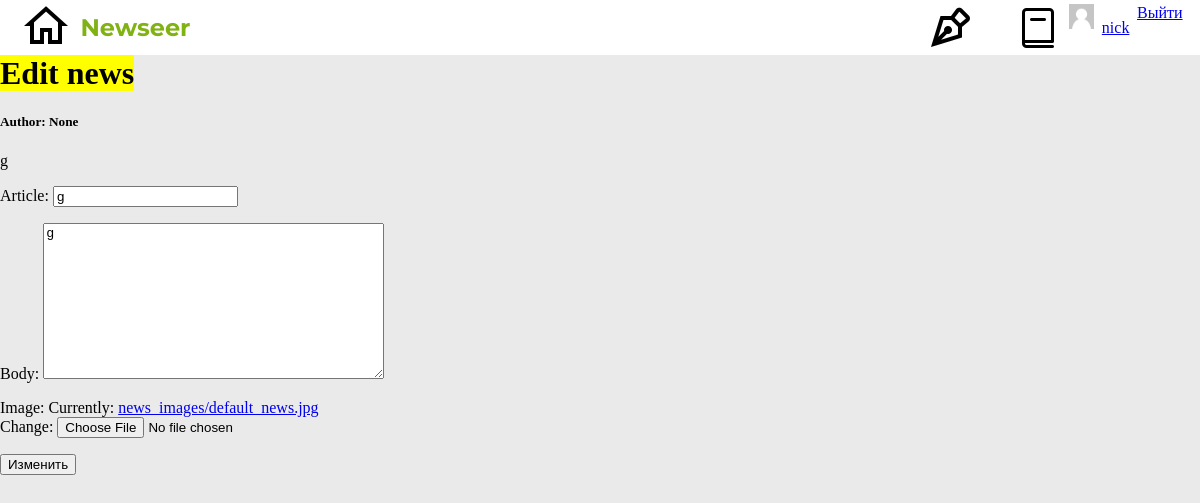
Page /news/edit/20/ (signed in) on the committed database.
### news/models.py (models this page shows, shortened)
class News(models.Model):
    author = models.ForeignKey(User, null=True, on_delete=models.SET_NULL)
    article = models.CharField(max_length=100)
    body = models.TextField(blank=False, null=False)
    commentary = models.ManyToManyField(Commentaries)
    likes = models.ManyToManyField(Likes)
    image = models.ImageField(upload_to='news_images/', default='news_images/default_news.jpg')
    image_thumbnail = models.ImageField(upload_to='news_images/', null=True, blank=True)

### news/views.py (the view)
# urls.py: path('news/edit/<int:pk>/', edit_view),
@login_required
@permission_required('user.is_staff')
def edit_view(request, pk):
    try:
        obj = News.objects.get(id=pk)
    except News.DoesNotExist:
        raise Http404
    if request.method == 'POST':
        form = NewsModelForm(request.POST, instance = obj)
        if form.is_valid():
            edited_obj = form.save(commit=False)
            edited_obj.save()
    else:
        form = NewsModelForm(instance=obj)
    return render(request, 'edit_news_form.html', {'single_object' : obj, 'form': form})

### news/forms.py (shortened to what this page needs)
class NewsModelForm(forms.ModelForm):
    class Meta:
        model = News
        fields = [
            'article',
            'body',
            'image',
        ]

### templates/edit_news_form.html (shortened to what this page needs)
{% extends 'base.html' %}
{% block content %}
    <div class="forms_wrapper">
        <h1>
            <mark>Edit news</mark>
        </h1>
        <h5>Author: {{ single_object.author }}</h5>
        {% include 'news/detail_snippet.html' with single_object=single_object %}
        <form action="" method="post">
            {{ form.as_p }}
            <input type="submit" value='Изменить'>
        </form>
    </div>
{% endblock %}

### templates/navbar.html (shortened to what this page needs)
{% load static %}
<nav>
    <div id='nav-wrapper'>
        <div id='nav-homepage-logo'>
            <a href="/" id="nav-homepage-logo_homepage">
                </a>
            <p id='nav-homepage-logo_logo'>Newseer</p>
        </div>
        <div id='nav-menu'>
            <div id='nav-menu_interactive'>
                <a href="/news/create" id="create">
                </a>
                <a href="/read" id='read'>
                </a>
            </div>
            {% if user.is_authenticated %}
            <img src="{% static 'media\default_avatar.png' %}" alt="{{single_object.article}}" height='25'>
            <span id='username'>
                <a href="/profile/{{ user.pk }}">{{ user }}</a>
            </span>
                <a href="/logout">Выйти</a>
            {% endif %}
        </div>
    </div>
</nav>

### templates/news/detail_snippet.html
{% if single_object.body %}
    <p>{{ single_object.body }}</p>
{% else %}
    <p>Content coming soon</p>
{% endif %}

### staticbase/css/style.css (style rules this page uses)
body { margin: 0; padding: 0; height: 1995px; background-color: #EAEAEA; }
nav { position: fixed; display: flex; top: 0; justify-content: center; align-items: center; z-index: 9999; height: 55px; width: 100vw; background-color: #fff; }
#nav-wrapper { display: flex; align-items: center; justify-content: space-between; height: 55px; width: 97.1%; }
#nav-homepage-logo { display: flex; align-items: center; justify-content: space-around; height: 48px; width: 178px; }
#nav-homepage-logo_logo { position: relative; margin: 0; font-family: 'Montserrat', sans-serif; font-size: 24px; color: #81B214; font-weight: 700; }
#nav-menu { display: flex; justify-content: space-between; height: 48px; width: 257px; }
#nav-menu_interactive { display: flex; justify-content: space-between; height: 48px; width: 136px; }
.forms_wrapper { margin-top: 55px; }
#username { display: flex; align-items: center; }

### rows in the picture
News: author "None", body "g", article "g"

### other values in the picture
{{ user }} "nick"
